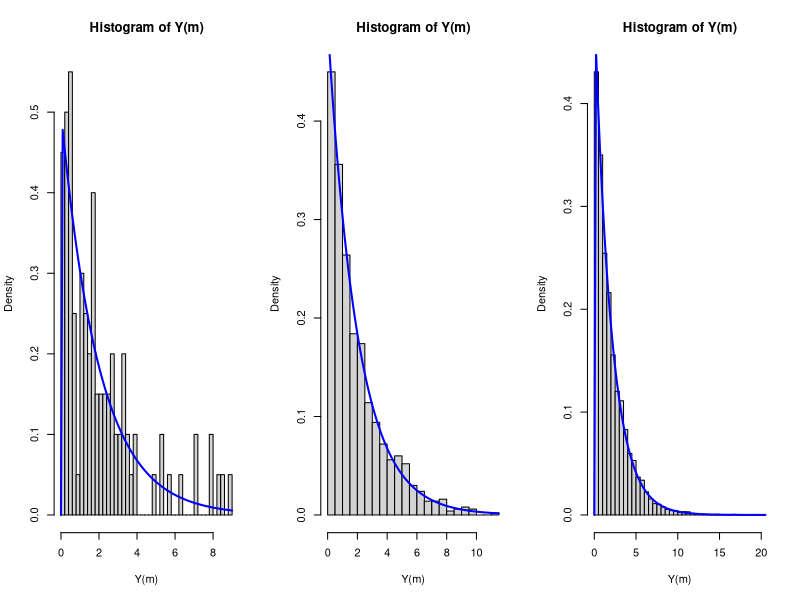

This figure's R source:
# Tom tat: X1, X2 ~ N(0,1)
# Y = (X1)^2 + (X2)^2
# Viet ham tao MauY
m = 0
s = 1
MauY <- function(){
  X1 <- rnorm(1,m,s)
  X2 <- rnorm(1,m,s)
  Y = (X1)^2 + (X2)^2
}
Y <- function(n) replicate(n,MauY())
draw <- function(m){
  # Ve bieu do tan suat
  hist(Y(m),freq=0,breaks=40)
  # Ve ham mat do cua phan phoi Chi binh phuong voi 2 bac tu do
  # vao cung 1 bieu do (add = TRUE)
  curve(dchisq(x,2),col="blue",lty=1,lwd=2,add=TRUE)}
par(mfrow = c(1,3))
draw(100)
draw(1000)
draw(10000)